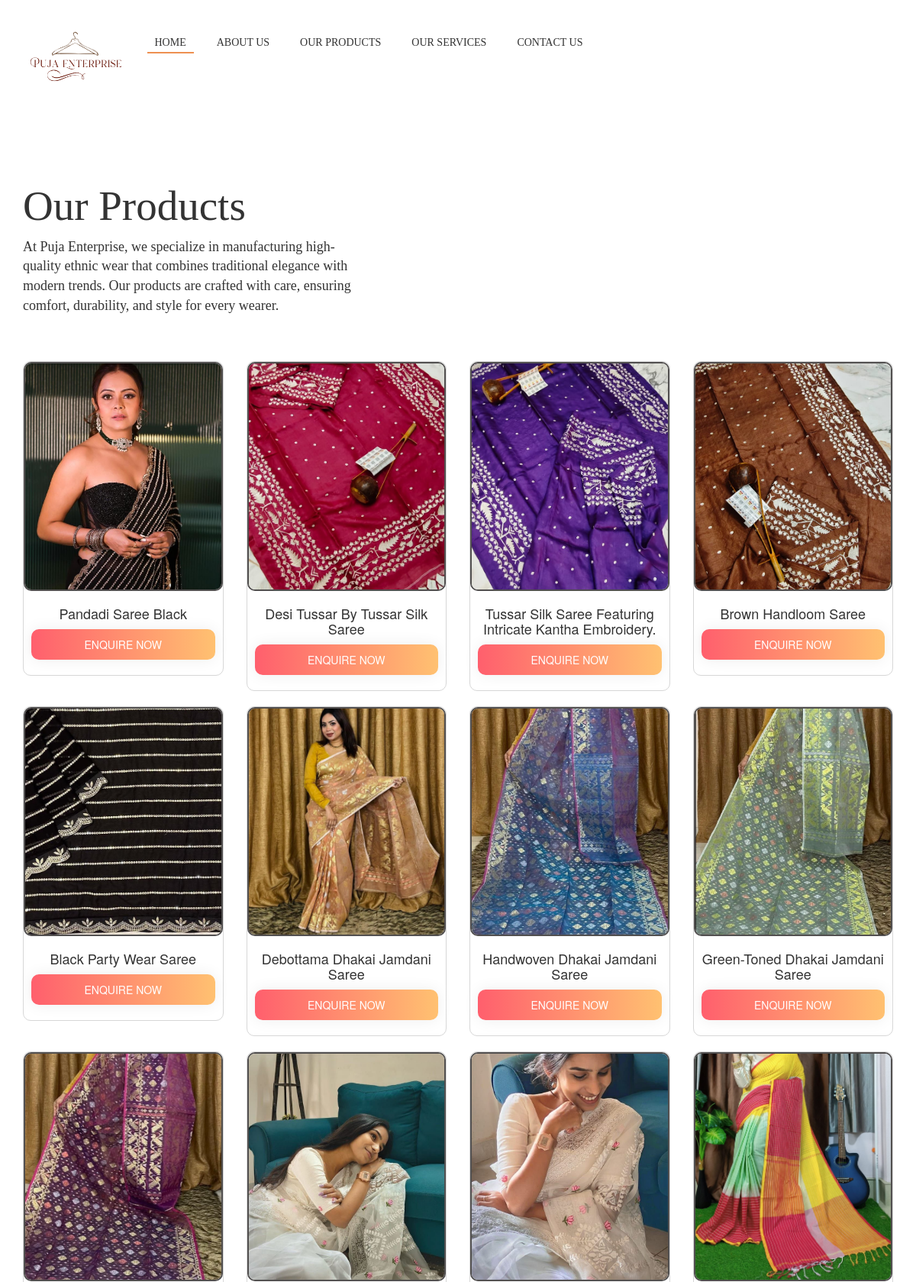
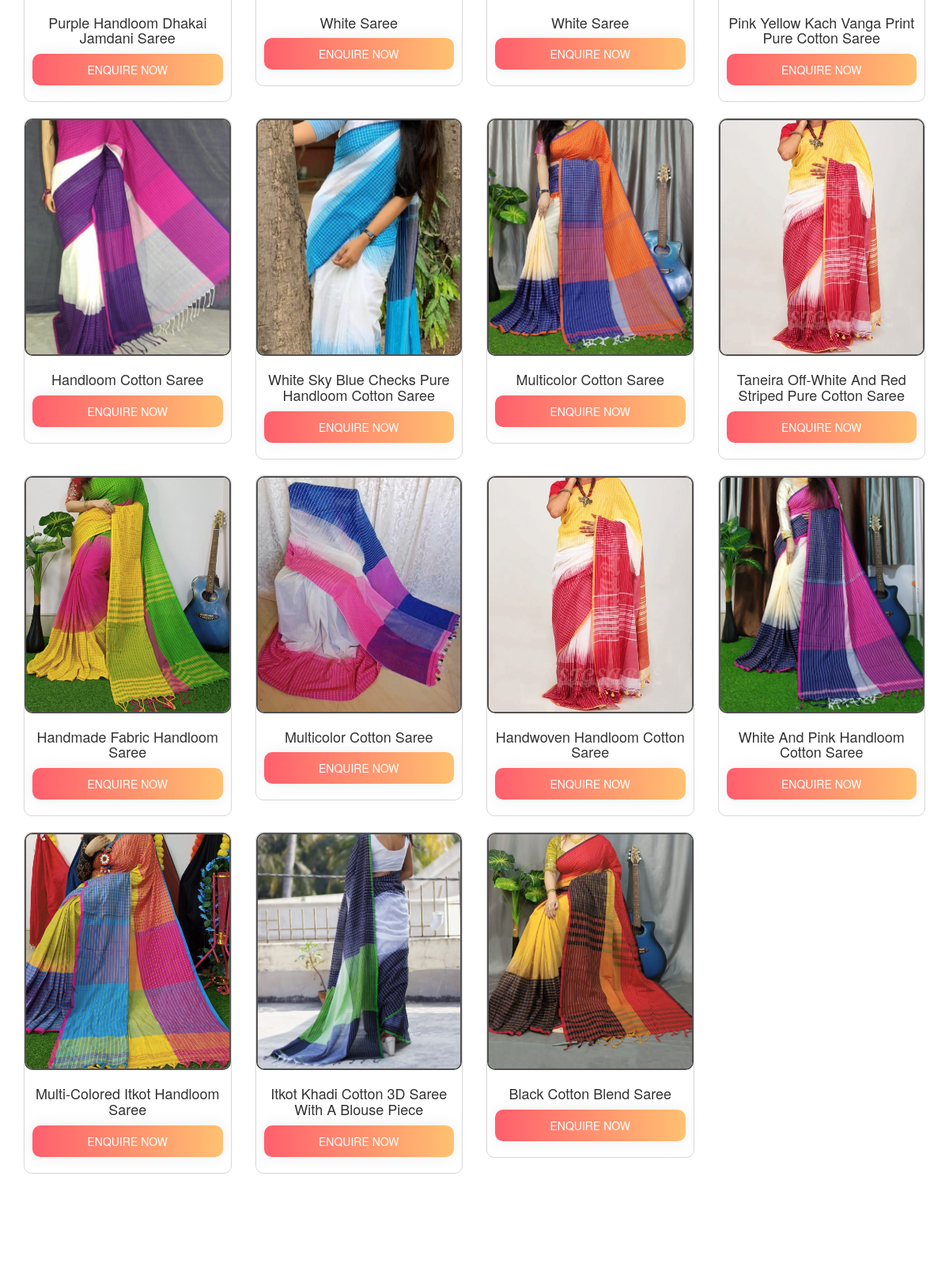
The page /product.php (upper part) on the database its author committed (2 pictures, top to bottom).
### tables this page shows
CREATE TABLE `pro` (
  `id` int(100) NOT NULL,
  `name` text NOT NULL,
  `image` text NOT NULL,
  `slug` text NOT NULL
);

### product.php (the view, shortened to what this page needs)
<?php
include "nav.php";
?>
    <main>
       <div class="my-6">
         <div class="container margin_bottom_130 section-bestseller-home1">
            <div class="row">
                <div class="col-md-12">
                    <h1 class="title-font capital margin_bottom_10 title-bestseller">Our Products</h1>
                    <p class="des-font margin_bottom_50 des-bestseller">At Puja Enterprise, we specialize in
                        manufacturing high-quality ethnic wear that combines traditional elegance with modern trends.
                        Our products are crafted with care, ensuring comfort, durability, and style for every wearer.
                    </p>
                    <div class="row">
                       <?php
                include "config.php";
                $sel = "SELECT * from `pro`";
                $q = mysqli_query($con, $sel);
                while ($row = mysqli_fetch_array($q)) {
                ?>
                        <div class="col-lg-3 col-md-6 col-sm-6 col-xs-12 my-3">
                            <div class="product h-100">
                                <div class="pro_img">
                                    <img src="image/pro/<?php echo $row['image'] ?>" height="100%" class="obj" width="100%" alt="<?php echo $row['name'] ?>">
                                </div>
                                <div class="py-3">
                                    <h4 class="mt-3 mb-2 text-capitalize"><?php echo $row['name'] ?>
                           </h4>
                                    <a href="" class="btn-grad">Enquire Now</a>
                                </div>
                            </div>
                        </div>
  <?php } ?>
                    </div>
                </div>
            </div>
        </div>
       </div>
    </main>
<?php
include "footer.php"
?>

### nav.php (shortened to what this page needs)
<!DOCTYPE html>
<html>
<head>
    <link rel="stylesheet" type="text/css" href="asset/css/bootstrap.min.css">
    <link rel="stylesheet" type="text/css" href="asset/css/bootstrap-theme.min.css">
    <link rel="stylesheet" type="text/css" href="asset/css/themify-icons.css">
    <link rel="stylesheet" type="text/css" href="asset/css/zoa-font.css">
    <link rel="stylesheet" type="text/css" href="asset/css/font-awesome.min.css">
    <link rel="stylesheet" type="text/css" href="asset/css/font-family.css">
    <link rel="stylesheet" type="text/css" href="asset/css/slick.css">
    <link rel="stylesheet" type="text/css" href="asset/css/slick-theme.css">
    <link rel="stylesheet" type="text/css" href="asset/css/style-main.css">
    <link rel="stylesheet" type="text/css" href="asset/css/responsive.css">
<link rel="stylesheet" href="https://cdnjs.cloudflare.com/ajax/libs/font-awesome/7.0.1/css/all.min.css" />
</head>
<body>
    <header>
        <div class="container   delay03" id="menu-header" style="padding-top: 4rem  ; padding-bottom: 4rem;">
            <div class="row flex">
                <div class="col-lg-1 col-md-2 col-sm-6 col-xs-5 logo-top-home1">
                   <img src="logo.png" height="70px"   alt="">
                </div>
                <div class="col-lg-8 col-md-7 hidden-sm hidden-xs menu-center-home1">
                    <ul class="nav navbar-nav menu-font menu-main">
                        <li class="relative dropdown">
                            <a href="index.php" class="link-menu delay03 uppercase">Home</a>
                            <figure class="line active_line absolute delay03"></figure>
                        </li>
                        <li class="relative dropdown">
                            <a href="about.php" class="link-menu delay03 uppercase">About Us</a>
                        </li>
                        <li class="relative dropdown">
                            <a href="product.php" class="link-menu delay03 uppercase">Our Products</a>
                        </li>
                        <li class="relative dropdown">
                            <a href="services.php" class="link-menu delay03 uppercase">Our Services</a>
                        </li>
                        <li class="relative">
                            <a href="contact.php" class="link-menu delay03 uppercase">Contact Us</a>
                        </li>
                    </ul>
                </div>
                <div class="col-lg-3 col-md-3 col-sm-6 col-xs-7 text-right icon-main">
                </div>
            </div>
        </div>
    </header>

### footer.php (shortened to what this page needs)
</body>
</html>

### rows shown on the page
pro: image (picture), name "Pandadi Saree Black"
pro: image (picture), name "Desi Tussar By Tussar Silk Saree"
pro: image (picture), name "Tussar Silk Saree Featuring Intricate Kantha Embroidery."
pro: image (picture), name "Brown Handloom Saree"
pro: image (picture), name "Black Party Wear Saree"
pro: image (picture), name "Debottama Dhakai Jamdani Saree"
pro: image (picture), name "Handwoven Dhakai Jamdani Saree"
pro: image (picture), name "Green-Toned Dhakai Jamdani Saree"
pro: image (picture), name "Purple Handloom Dhakai Jamdani Saree"
pro: image (picture), name "White Saree"
pro: image (picture), name "White Saree"
pro: image (picture), name "Pink Yellow Kach Vanga Print Pure Cotton Saree"
pro: image (picture), name "Handloom Cotton Saree"
pro: image (picture), name "White Sky Blue Checks Pure Handloom Cotton Saree"
pro: image (picture), name "Multicolor Cotton Saree"
pro: image (picture), name "Taneira Off-White And Red Striped Pure Cotton Saree"
pro: image (picture), name "Handmade Fabric Handloom Saree"
pro: image (picture), name "Multicolor Cotton Saree"
pro: image (picture), name "Handwoven Handloom Cotton Saree"
pro: image (picture), name "White And Pink Handloom Cotton Saree"
pro: image (picture), name "Multi-Colored Itkot Handloom Saree"
pro: image (picture), name "Itkot Khadi Cotton 3D Saree With A Blouse Piece"
pro: image (picture), name "Black Cotton Blend Saree"
